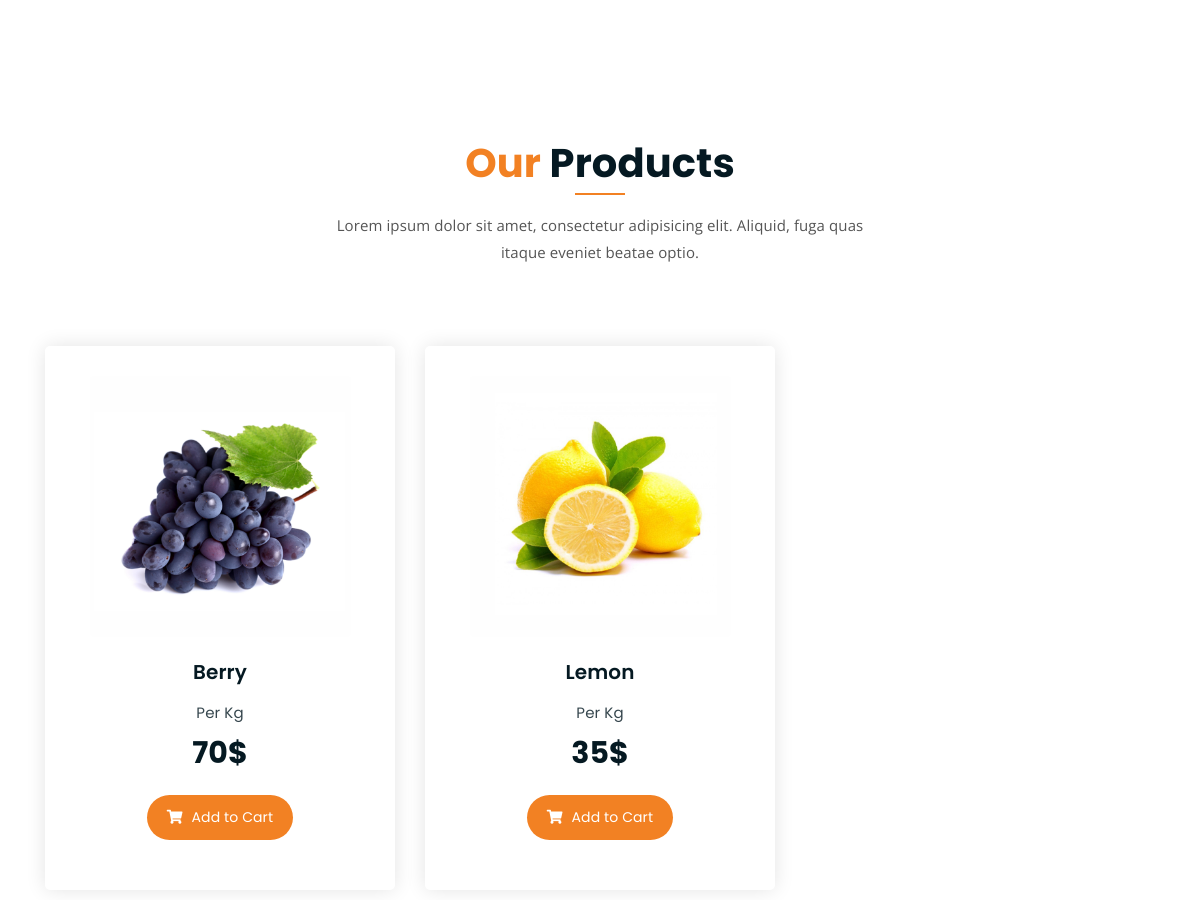
/ (middle part), run on an earlier commit of the app's database.
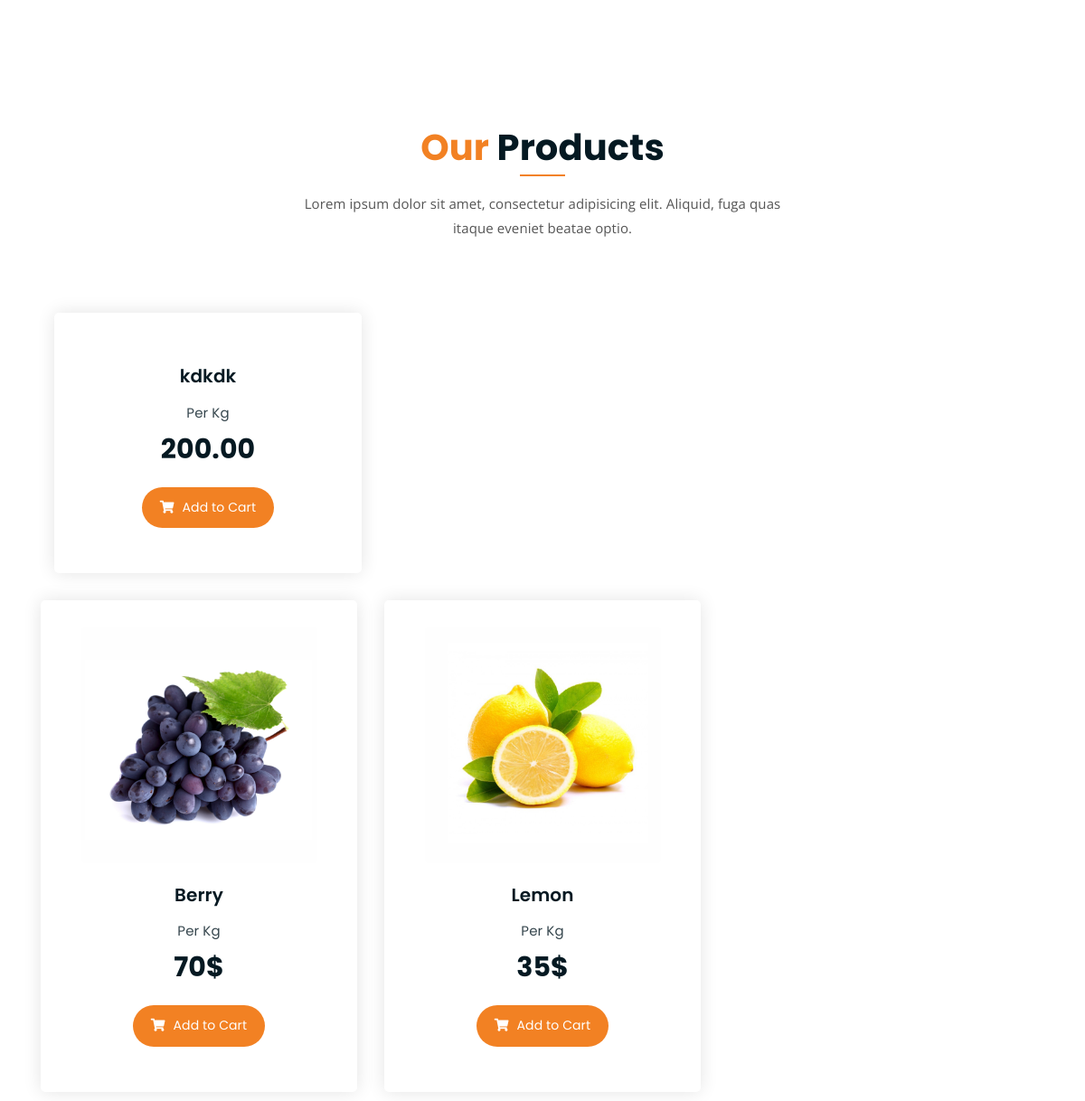
And on a later commit of the database.
### farm_app/models.py (models this page shows, shortened)
class Product(models.Model):
    title = models.CharField(max_length=100)
    user = models.ForeignKey(User, on_delete=models.SET_NULL, null=True)
    category = models.ForeignKey(Category, on_delete=models.SET_NULL, null=True)
    image = models.ImageField(upload_to=user_directory_path,default='product.jpg')
    description = models.TextField(null=True, blank=True)
    farmer = models.ForeignKey(Farmer, on_delete=models.SET_NULL, null=True)
    description = models.TextField(default="Enter your farm produce description")
    price = models.DecimalField(max_digits=8888888, decimal_places=2, default='200.00')
    old_price = models.DecimalField(max_digits=888888888888, decimal_places=2, default='400.00')
    specification = models.TextField(null=True, blank=True)
    product_status = models.CharField(choices=STATUS, max_length=10, default='In Review')
    status = models.BooleanField(default=True)
    in_stock = models.BooleanField(default=True)
    featured = models.BooleanField(default=False)
    digital = models.BooleanField(default=False)
    date = models.DateTimeField(auto_now_add=True)
    updated = models.DateTimeField(null=True, blank=True)
    class Meta:
        verbose_name_plural = "Products"

### farm_app/views.py (the view)
# urls.py: path('', views.home, name = 'home'),
def home(request):
    products = Product.objects.all()
    return render(request, 'apps/home.html', {'products':products})

### farm_app/templates/apps/home.html (shortened to what this page needs)
{% extends 'blogs/base.html' %}
{% block content %}
{% load static %}
	<div class="product-section mt-150 mb-150">
		<div class="container">
			<div class="row">
				<div class="col-lg-8 offset-lg-2 text-center">
					<div class="section-title">
						<h3><span class="orange-text">Our</span> Products</h3>
						<p>Lorem ipsum dolor sit amet, consectetur adipisicing elit. Aliquid, fuga quas itaque eveniet beatae optio.</p>
					</div>
				</div>
			</div>
            {% if products %}
            {% for product in products %}
            <div class="col-lg-4 col-md-6 text-center">
                <div class="single-product-item">
                    <div class="product-image">
                    </div>
                    <h3>{{ product.title }}</h3>
                    <p class="product-price"><span>Per Kg</span> {{ product.price }} </p>
                    <a href="cart.html" class="cart-btn"><i class="fas fa-shopping-cart"></i> Add to Cart</a>
                </div>
            </div>
            {% endfor %}
            {% endif %}
			<div class="row">
				<div class="col-lg-4 col-md-6 text-center">
					<div class="single-product-item">
						<div class="product-image">
							<a href="single-product.html"><img src="{% static '/img/products/product-img-2.jpg' %}" alt=""></a>
						</div>
						<h3>Berry</h3>
						<p class="product-price"><span>Per Kg</span> 70$ </p>
						<a href="cart.html" class="cart-btn"><i class="fas fa-shopping-cart"></i> Add to Cart</a>
					</div>
				</div>
				<div class="col-lg-4 col-md-6 offset-md-3 offset-lg-0 text-center">
					<div class="single-product-item">
						<div class="product-image">
							<a href="single-product.html"><img src="{% static '/img/products/product-img-3.jpg' %}" alt=""></a>
						</div>
						<h3>Lemon</h3>
						<p class="product-price"><span>Per Kg</span> 35$ </p>
						<a href="cart.html" class="cart-btn"><i class="fas fa-shopping-cart"></i> Add to Cart</a>
					</div>
				</div>
			</div>
		</div>
	</div>
{% endblock %}

What changed in the data, as far as the page shows it:
added Product: title "kdkdk", price "200.00"
